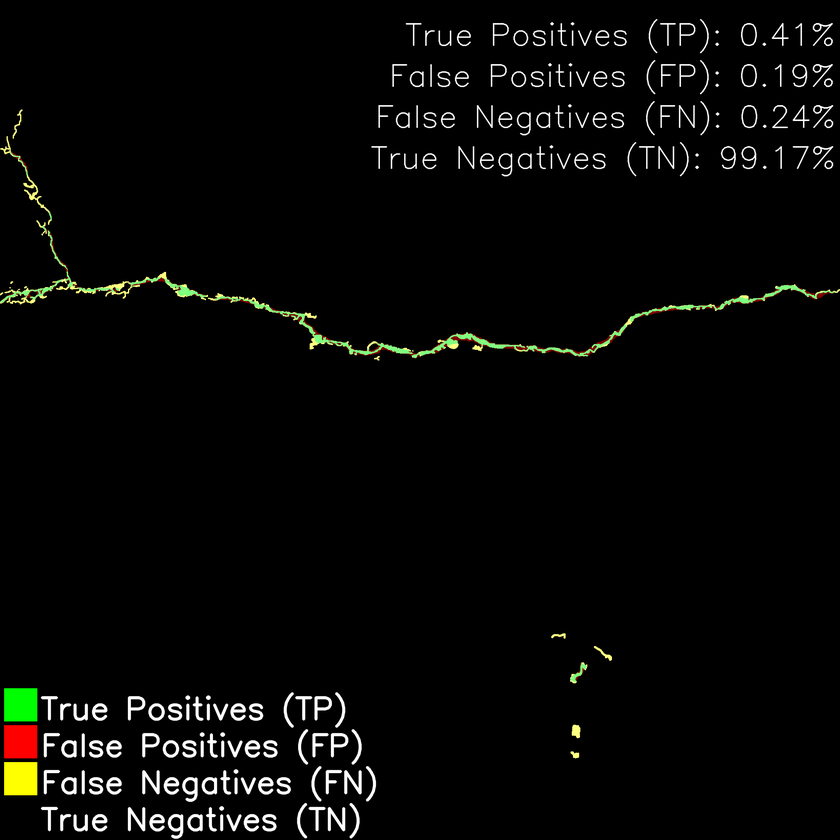
#> input picture road_anomaly_detector/main/miscellaneous/comparison_result_0053.png, 840 x 840 px, shrunk from 2048 x 2048 before the run; its folder holds only this picture in this run
$ python PSCM.py --base_input_folder .
#> lines starting #> are read from the running program, lines starting #| are printed output that depends on the picture; after the words box and inside, x2 and y2 are one past the last pixel; in counts of white or black regions, pixels touching at a corner belong together
import os
import glob
import cv2
import numpy as np
from skimage.morphology import skeletonize
from skimage.measure import label, regionprops
from scipy.ndimage import distance_transform_edt
import re
import argparse
import logging
import math  # for exponential function

import matplotlib.pyplot as plt

# Configure logging
logging.basicConfig(level=logging.INFO, format='%(asctime)s - %(levelname)s - %(message)s')

# Function to extract road name using regex
def extract_road_name(filename):
    """
    Adjust this if needed. For now, we'll keep it simple:
    Try to match pattern like 'RoadName_123.png'; if not, fallback to no extension.
    """
    match = re.match(r'^([a-zA-Z]+(?:_[a-zA-Z0-9]+)*)_\d+\.(?:png|jpg|jpeg)$', filename, re.IGNORECASE)
    if match:
        return match.group(1)
    else:
        return os.path.splitext(filename)[0]

def main():
    parser = argparse.ArgumentParser(description='Compute Pavement Surface Cracking Metrics (PSCM) and Index (PSCI)')
    parser.add_argument('--base_input_folder', type=str, required=True, help='Base input folder path')
    parser.add_argument('--subfolder_name', type=str, default="", required=False, help='Target subfolder name')
    parser.add_argument('--pixel_spacing', type=float, default=0.0007494, help='Meters per pixel')
    parser.add_argument('--min_crack_length_m', type=float, default=0.1, help='Minimum crack length in meters')
    parser.add_argument('--min_crack_width_m', type=float, default=0.001, help='Minimum crack width in meters')
    args = parser.parse_args()

    base_input_folder = args.base_input_folder
    subfolder_name = args.subfolder_name
    pixel_spacing = args.pixel_spacing
    min_crack_length_m = args.min_crack_length_m
    min_crack_width_m = args.min_crack_width_m

    logging.info(f"Base Input Folder: {base_input_folder}")
    logging.info(f"Subfolder Name: {subfolder_name}")
    logging.info(f"Pixel Spacing: {pixel_spacing} meters/pixel")
    logging.info(f"Minimum Crack Length: {min_crack_length_m} meters")
    logging.info(f"Minimum Crack Width: {min_crack_width_m} meters")

    # Calculate minimum criteria in pixels
    min_crack_length_pixels = int(np.ceil(min_crack_length_m / pixel_spacing))
    min_crack_width_pixels = int(np.ceil(min_crack_width_m / pixel_spacing))

    logging.info(f"Minimum Crack Length in Pixels: {min_crack_length_pixels}")
    logging.info(f"Minimum Crack Width in Pixels: {min_crack_width_pixels}")

    # Construct the full target directory path
    input_folder = os.path.join(base_input_folder, subfolder_name)

    # Create the PCSM folder structure
    pcsm_folder = os.path.join("PCSM", subfolder_name)
    os.makedirs(pcsm_folder, exist_ok=True)

    # Create annotated images folder inside PCSM/subfolder_name
    output_annotated_folder = os.path.join(pcsm_folder, 'annotated_images')
    os.makedirs(output_annotated_folder, exist_ok=True)

    # Set output CSV paths
    output_csv = os.path.join(pcsm_folder, 'pavement_cracking_metrics.csv')
    road_summary_csv = os.path.join(pcsm_folder, 'road_level_cracking_metrics.csv')

    # Data structures to store per-road accumulations
    roads_data = {}

    # Open CSV and write header (including PSCI)
    with open(output_csv, 'w') as f:
        f.write('filename,road_name,PSCM,PSCI\n')

    # Get all image files
    image_files = (
        glob.glob(os.path.join(input_folder, '*.png')) +
        glob.glob(os.path.join(input_folder, '*.jpg')) +
        glob.glob(os.path.join(input_folder, '*.jpeg'))
    )

    logging.info(f"Found {len(image_files)} images to process.")

    for img_path in image_files:
        img = cv2.imread(img_path, cv2.IMREAD_COLOR)
#> img is the input picture: shape (840, 840, 3); mean B, G, R 6.2, 7.8, 7.6
        if img is None:
            logging.warning(f"Could not read {img_path}, skipping.")
            continue

        filename = os.path.basename(img_path)
        road_name = extract_road_name(filename)

        logging.debug(f"Processing file: {filename}, Road: {road_name}")

        h, w, c = img.shape
#> h = 840; w = 840; c = 3
        half_w = w // 2
#> half_w = 420

        # Extract left half (original pavement) and right half (mask)
        pavement_img = img[:, :half_w]
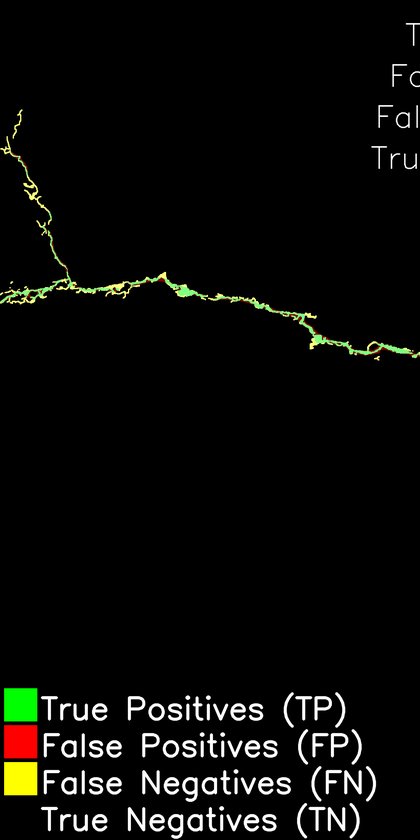
#> pavement_img: shape (840, 420, 3); mean B, G, R 7.8, 10.3, 10
        mask_img = img[:, half_w:]
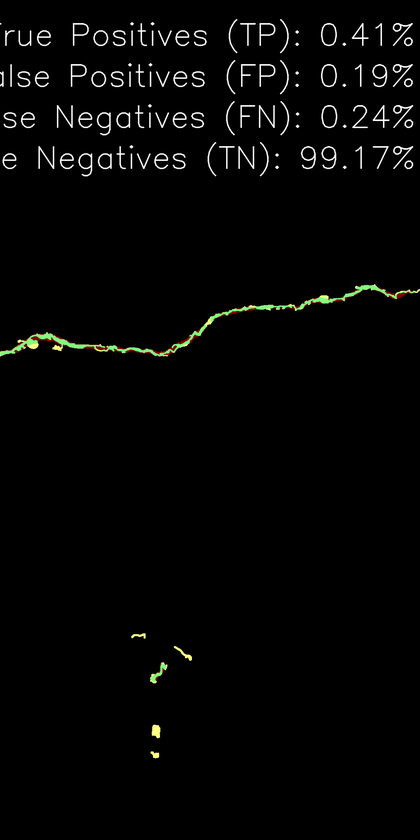
#> mask_img: shape (840, 420, 3); mean B, G, R 4.7, 5.4, 5.1

        # Convert mask to grayscale if needed
        if mask_img.ndim == 3 and mask_img.shape[2] > 1:
            mask_gray = cv2.cvtColor(mask_img, cv2.COLOR_BGR2GRAY)
        else:
            mask_gray = mask_img

        # threshold
        _, mask_bin = cv2.threshold(mask_gray, 127, 255, cv2.THRESH_BINARY)
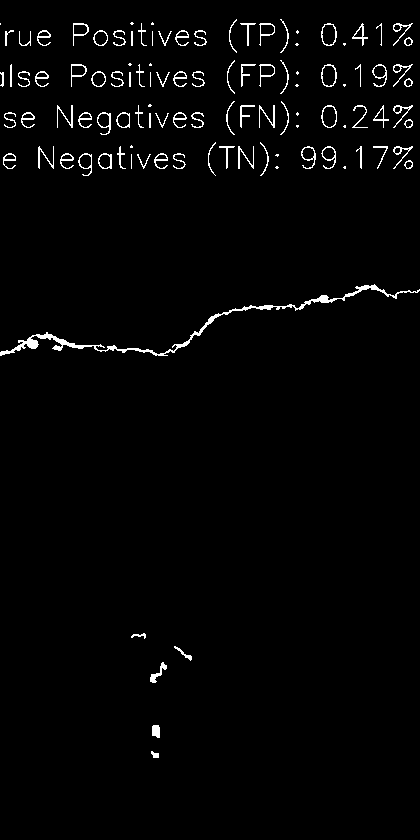
#> mask_bin: shape (840, 420); 2.1% white in thin lines or dots, all inside (x1, y1, x2, y2) = (0, 19, 420, 758)
        mask_bin = (mask_bin // 255).astype(np.uint8)

        # Distance transform for width estimation
        distance = distance_transform_edt(mask_bin)
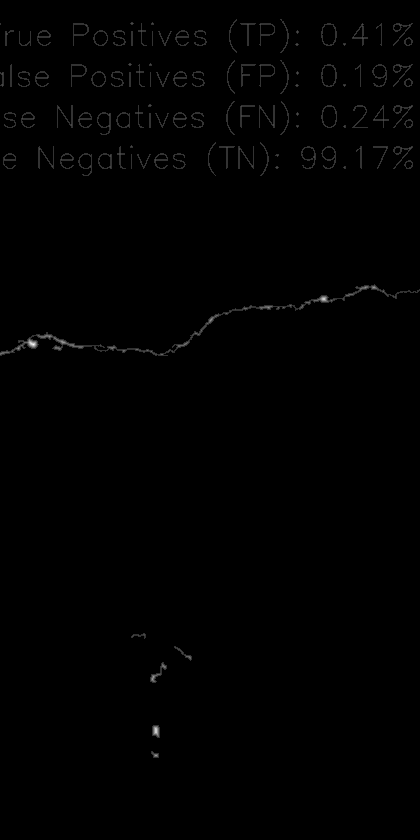
#> distance: shape (840, 420) float64; min 0, max 5, mean 0.0231; drawn with min black and max white

        # Skeletonize the mask
        skeleton = skeletonize(mask_bin.astype(bool))
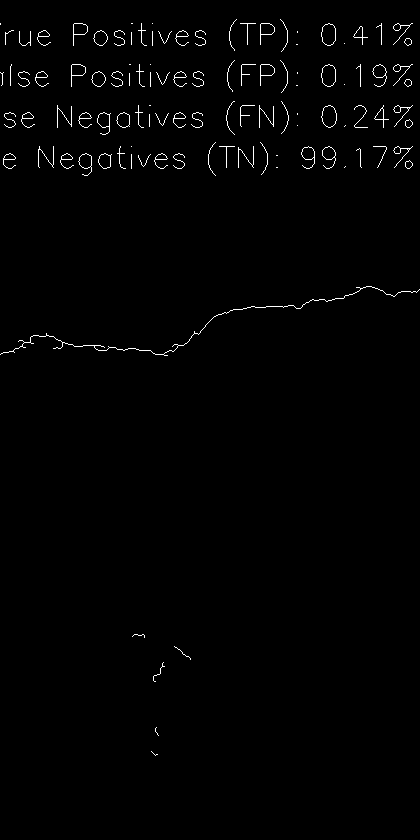
#> skeleton: shape (840, 420) bool; 1.1% white in thin lines or dots, all inside (x1, y1, x2, y2) = (0, 19, 420, 756)
        # # display results
        # fig, axes = plt.subplots(nrows=1, ncols=2, figsize=(8, 4), sharex=True, sharey=True)

        # ax = axes.ravel()

        # ax[0].imshow(distance, cmap=plt.cm.gray)
        # ax[0].axis('off')
        # ax[0].set_title('original', fontsize=20)

        # ax[1].imshow(skeleton, cmap=plt.cm.gray)
        # ax[1].axis('off')
        # ax[1].set_title('skeleton', fontsize=20)

        # fig.tight_layout()
        # plt.show()

        # Label connected components in the skeleton
        labeled_skel = label(skeleton,connectivity=2)
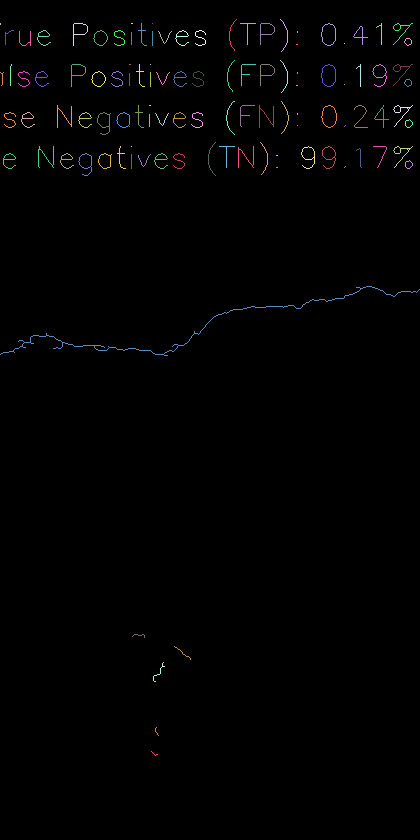
#> labeled_skel: shape (840, 420) int32; 109 distinct labels, from 0 to 108; one colour per label, 0 black

        total_crack_area = 0.0  # Sum of (length_i * width_i) in m^2
        total_pixels = mask_bin.size
#> total_pixels = 352800

        bounding_boxes = []

        for region in regionprops(labeled_skel):
            crack_length_pixels = len(region.coords)
            if crack_length_pixels >= min_crack_length_pixels:
                # Mean distance * 2 is an estimate of average width
                crack_width_pixels = distance[tuple(region.coords.T)].mean() * 2

                # Convert pixels to meters
                crack_length_m = crack_length_pixels * pixel_spacing
                crack_width_m = crack_width_pixels * pixel_spacing

                # Check if crack width meets the minimum requirement
                if crack_width_m >= min_crack_width_m:
                    total_crack_area += crack_length_m * crack_width_m

                    # Keep bounding box for annotation
                    minr, minc, maxr, maxc = region.bbox
                    bounding_boxes.append((minr, minc, maxr, maxc))
                else:
                    logging.debug(
                        f"Excluded crack in {filename} due to insufficient width: {crack_width_m:.4f} m"
                    )
#> this loop made 108 passes
#> crack_length_pixels on passes 1 to 12: 32, 33, 2, 54, 2, 32, 1, 37, 52, 54, 27, 50
#> after the loop, bounding_boxes = [(286, 0, 356, 420)]; total_crack_area = 0.00083

        # Compute PSCM
        # PSCM = 100 * (sum of crack areas) / total_area
        A = total_pixels * (pixel_spacing ** 2)  # Total area in m^2
#> A = 0.198
        PSCM = 100 * total_crack_area / A if A > 0 else 0.0
#> PSCM = 0.419

        # Compute PSCI
        PSCI = 100 * math.exp(-0.45 * PSCM) if PSCM >= 0 else 0.0
#> PSCI = 82.83

        logging.info(f"File: {filename}, Road: {road_name}, PSCM: {PSCM:.6f}%, PSCI: {PSCI:.6f}%")

        # Write per-image metrics
        with open(output_csv, 'a') as f:
            f.write(f"{filename},{road_name},{PSCM:.6f},{PSCI:.6f}\n")

        # Update road accumulations
        if road_name not in roads_data:
            roads_data[road_name] = {
                'total_crack_area': 0.0,
                'total_area': 0.0
            }
        roads_data[road_name]['total_crack_area'] += total_crack_area
        roads_data[road_name]['total_area'] += A

        # Draw bounding boxes
        annotated_img = img.copy()
        for (minr, minc, maxr, maxc) in bounding_boxes:
            start_point = (minc + half_w, minr)
            end_point = (maxc + half_w, maxr)
            color = (0, 0, 255)  # Red color in BGR
            thickness = 2
            cv2.rectangle(annotated_img, start_point, end_point, color, thickness)
#> this loop made 1 pass
#> (minr, minc, maxr, maxc, start_point, end_point, color, thickness) on pass 1: (286, 0, 356, 420, (420, 286), (840, 356), (0, 0, 255), 2)
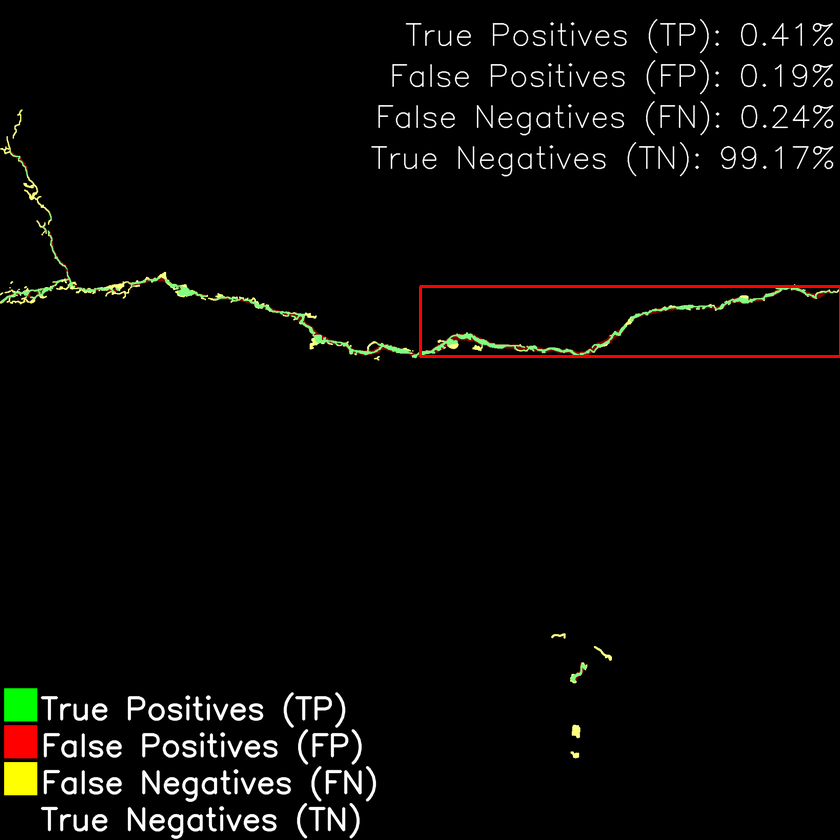
#> annotated_img: shape (840, 840, 3); 0.4% of pixels changed, all inside (x1, y1, x2, y2) = (419, 285, 840, 358)

        out_path = os.path.join(output_annotated_folder, filename)
        print(out_path)
        cv2.imwrite(out_path, annotated_img)

    # After processing all images, compute aggregated metrics per road
    with open(road_summary_csv, 'w') as f:
        f.write('road_name,PSCM,PSCI\n')
        for road_name, data in roads_data.items():
            total_crack_area = data['total_crack_area']
            total_area = data['total_area']

            PSCM_road = 100 * total_crack_area / total_area if total_area > 0 else 0.0
            PSCI_road = 100 * math.exp(-0.45 * PSCM_road) if PSCM_road >= 0 else 0.0

            f.write(f"{road_name},{PSCM_road:.6f},{PSCI_road:.6f}\n")
            logging.info(
                f"Road: {road_name} (Aggregated), PSCM: {PSCM_road:.6f}%, PSCI: {PSCI_road:.6f}%"
            )
#> this loop made 1 pass
#> (road_name, total_crack_area, total_area, PSCM_road, PSCI_road) on pass 1: ('comparison_result', 0.00083, 0.198, 0.419, 82.83)

if __name__ == "__main__":
    main()

$ run again, on road_anomaly_detector/main/miscellaneous/comparison_result_vej.png
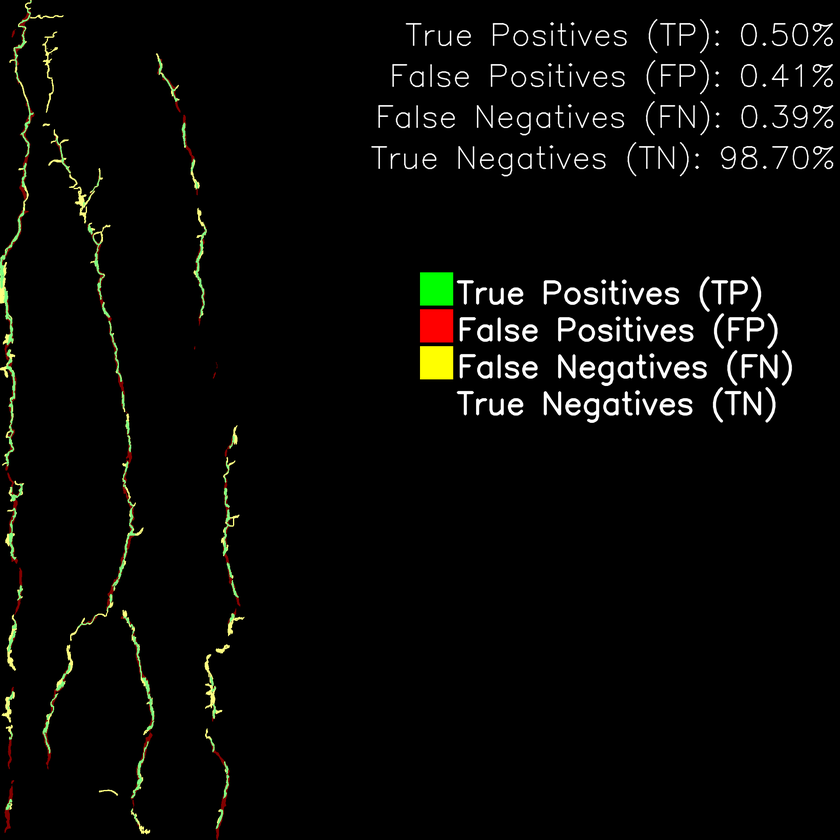
#> input picture road_anomaly_detector/main/miscellaneous/comparison_result_vej.png, 840 x 840 px, shrunk from 2048 x 2048 before the run
#> in main, img is the input picture: shape (840, 840, 3); mean B, G, R 6.6, 8.5, 8.4
#> in main, `_, mask_bin = cv2.threshold(mask_gray, 127, 255, cv2.THRESH_BINARY)`:
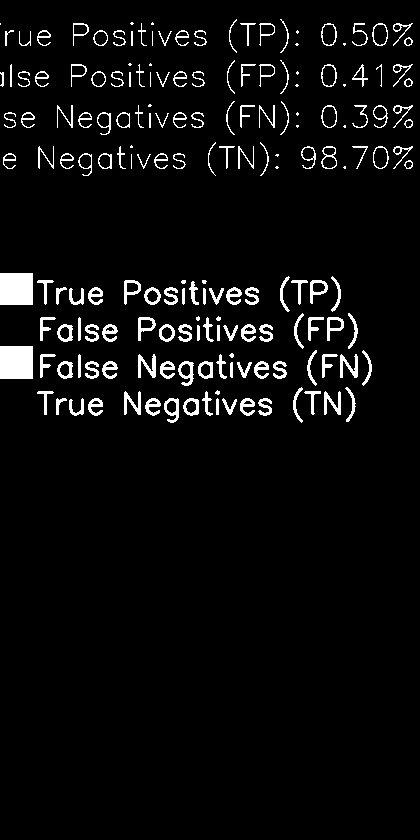
#> mask_bin: shape (840, 420); 4.7% white; 180 white regions (28 under 20 px), largest, box (x1, y1, x2, y2) and area: (0, 346, 33, 379) 1089, (0, 273, 33, 305) 1056, (138, 354, 156, 378) 218
#> skeleton: shape (840, 420) bool; 1.6% white in thin lines or dots, all inside (x1, y1, x2, y2) = (0, 19, 413, 422)
#> in main, `labeled_skel = label(skeleton,connectivity=2)`:
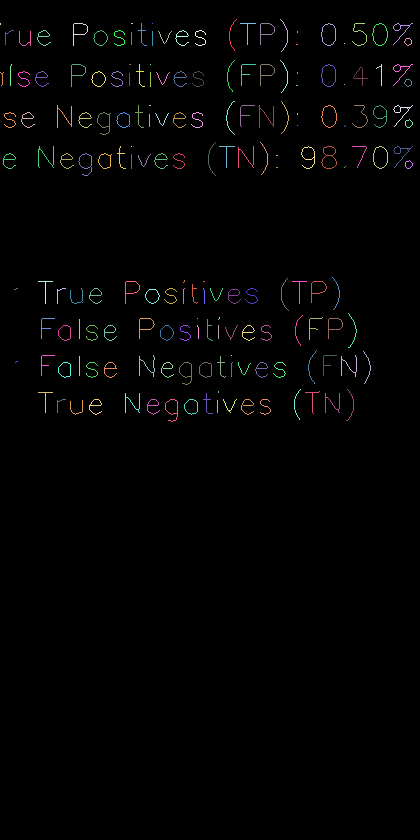
#> labeled_skel: shape (840, 420) int32; 181 distinct labels, from 0 to 180; one colour per label, 0 black
#> the loop in main, `for region in regionprops(labeled_skel):` made 180 passes
#> crack_length_pixels on passes 1 to 3: 32, 33, 2
#> after the loop in main, `for region in regionprops(labeled_skel):`: bounding_boxes = []; total_crack_area = 0
#> PSCI = 100
#> the loop in main, `for road_name, data in roads_data.items():` made 1 pass
#> (road_name, total_crack_area, total_area, PSCM_road, PSCI_road) on pass 1: ('comparison_result_vej', 0, 0.198, 0, 100)
